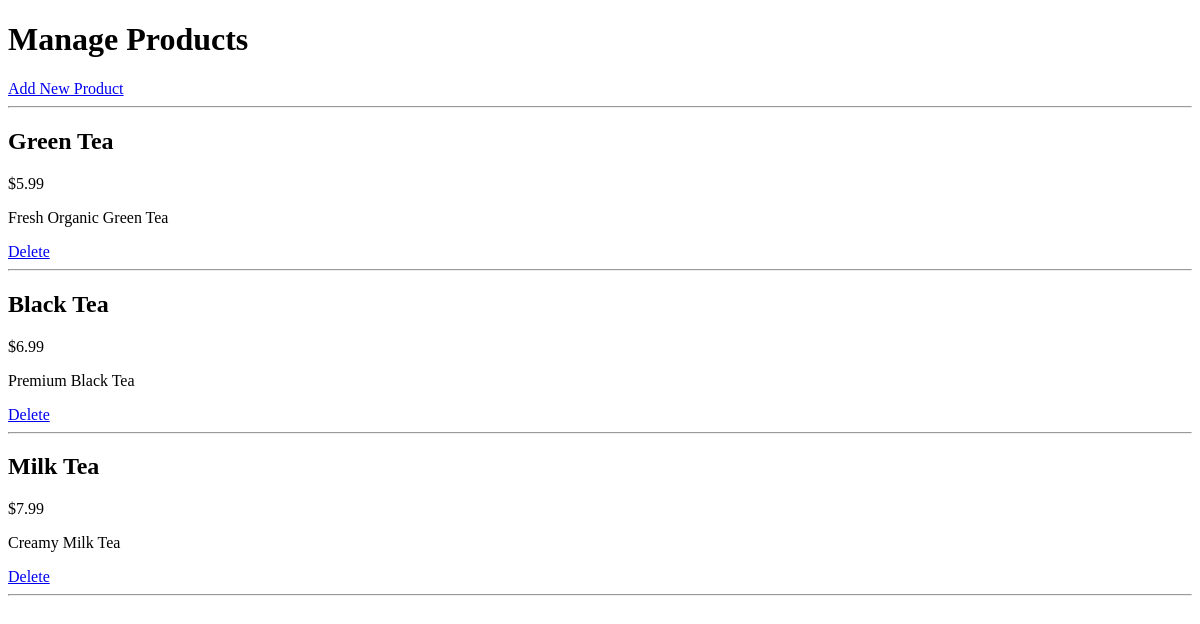
Page /manage-products on the earlier database version.
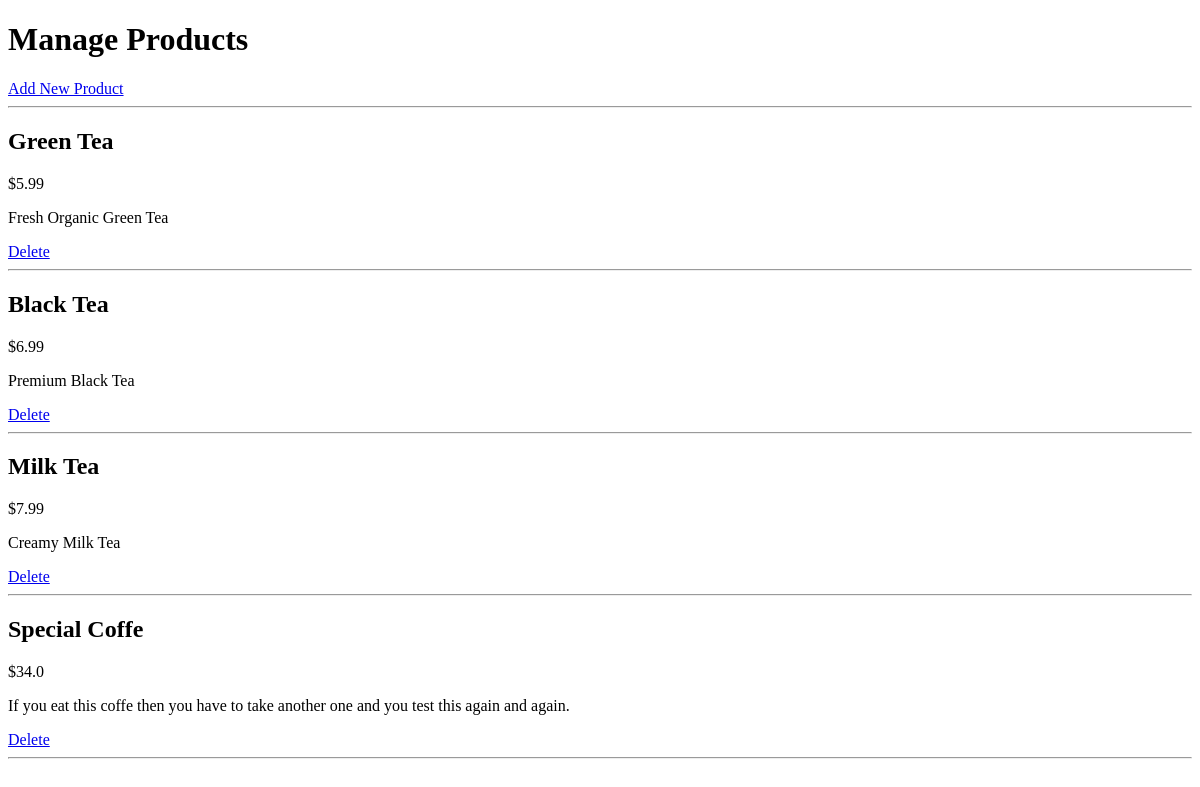
Same page on the later database version.
### tables this page shows
CREATE TABLE teas(
id INTEGER PRIMARY KEY AUTOINCREMENT,
tea_name TEXT NOT NULL,
price REAL NOT NULL,
description TEXT NOT NULL
);

### app.py (the view)
@app.route('/manage-products')
def manage_products():
    conn = sqlite3.connect('tea_house.db')
    cursor = conn.cursor()
    cursor.execute("SELECT * FROM teas")
    products = cursor.fetchall()
    conn.close()
    return render_template(
        'manage_products.html',
        products=products
    )

### templates/manage_products.html (shortened to what this page needs)
<!DOCTYPE html>
<html>
<head>
</head>
<body>
<h1>Manage Products</h1>
<a href="/add-product">
    Add New Product
</a>
<hr>
{% for product in products %}
<div>
    <h2>{{ product[1] }}</h2>
    <p>${{ product[2] }}</p>
    <p>{{ product[3] }}</p>
    <a href="/delete-product/{{ product[0] }}">
        Delete
    </a>
</div>
<hr>
{% endfor %}
</body>
</html>

Differences in the rows shown:
added teas: tea_name "Special Coffe", price "34.0", description "If you eat this coffe then you have to take another one and you test this again and again."
